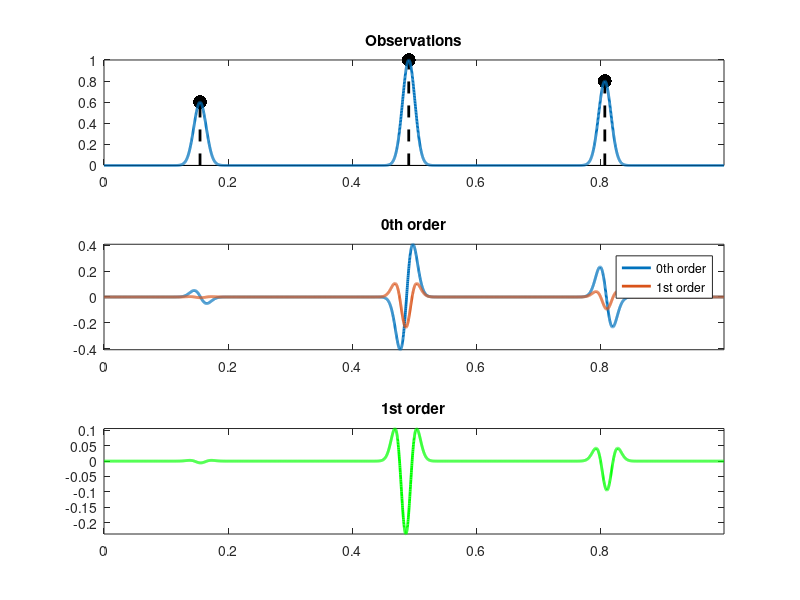
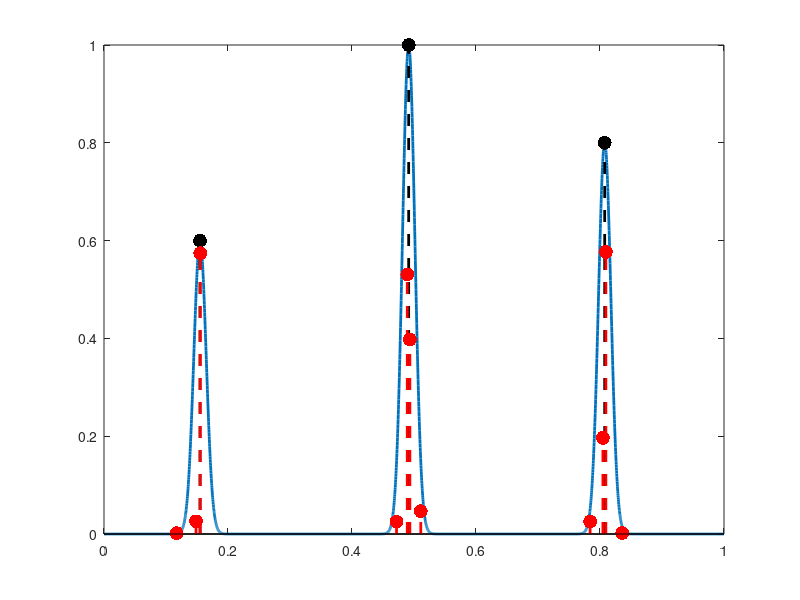
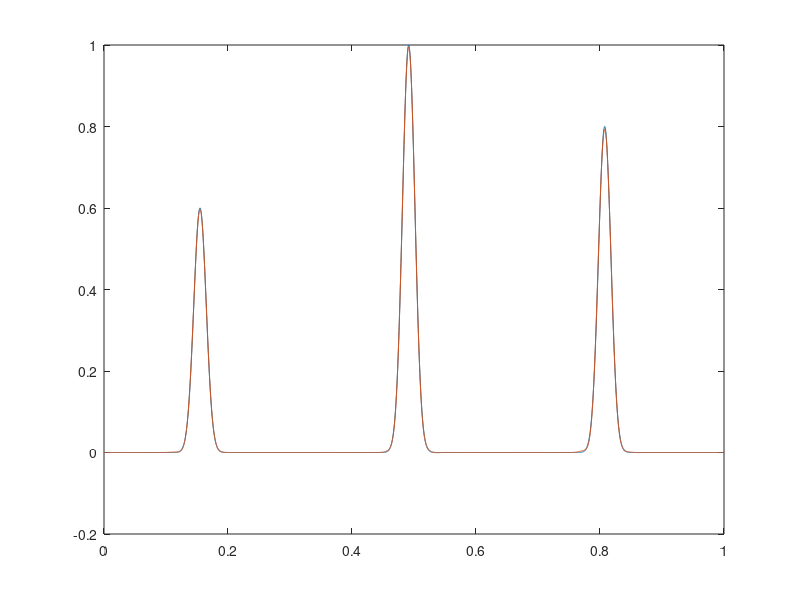

Write the MATLAB code that produced these figures, in order. (Note: this script raises an error after producing the figures.)
% This code does CBP stuff
% Yifei Sun
% 05/03/2015


% specify the wave form
sigma = .01;
phi  = @(t)exp(-t.^2/(2*sigma^2));
phi1 = @(t)-t/(sigma^2).*exp(-t.^2/(2*sigma^2));


N = 64;
Delta = 1/N;

rho = 64;
P = N*rho;      % the number of observation points is 32*64

% functions for doing conv and its adjoint
convol  = @(x,h)real(ifft(fft(x).*fft(h)));
convolS = @(x,h)real(ifft(fft(x).*conj(fft(h))));


t = [0:P/2, -P/2+1:-1]' / P;  % [0,1,...,P/2, -P/2+1, -P/2+2, ... , -1]; this is just because we have a periodic boundary condition
t1 = (0:P-1)'/P;

% initialize the Gaussian kernels
phi_d = phi(t);  
phi1_d = phi1(t);

% compute theta and r at every location
phi_half_delta = circshift(phi_d, [1,0]);
phi_neg_half_delta = circshift(phi_d, [-1,0]);

first_term = phi_d - phi_half_delta;
second_term = phi_neg_half_delta - phi_half_delta;

theta = 2 * acos( dot(first_term/norm(first_term), second_term/norm(second_term)) );
r = norm(first_term) / sqrt( 2 * (1 - cos(theta)) );

% compute c, u, v
A_inv = [ 1/(2*(1-cos(theta)))     -cos(theta)/(1-cos(theta))      1/(2*(1-cos(theta)));...
         -1/(2*r*(1-cos(theta)))    1/(r*(1-cos(theta)))            -1/(2*r*(1-cos(theta)));...
         -1/(2*r*sin(theta))        0                                  1/(2*r*sin(theta))];
phi_polar = A_inv * [phi_neg_half_delta'; phi_d'; phi_half_delta'];
c_d = phi_polar(1,:)';   % why can't I multiply c by r to scale x -> x/r?
u_d = phi_polar(2,:)';
v_d = phi_polar(3,:)';

% we have to rearrange c_d, u_d, v_d by switching from t1 to t

 

Phi  = @(x)convol(upsample(x,rho),phi_d);
PhiS = @(x)downsample(convolS(x,phi_d),rho);
Psi  = @(s)convol(upsample(s,rho),phi1_d)*Delta/2;
PsiS = @(s)downsample(convolS(s,phi1_d),rho)*Delta/2;
Gamma  = @(u)Phi(u(:,1)) - Psi(u(:,2));
GammaS = @(y)[PhiS(y), -PsiS(y)];


C = @(x)convol(upsample(x,rho),c_d);
C_S = @(x)downsample(convolS(x,c_d),rho);
U = @(x)convol(upsample(x,rho),u_d);
U_S = @(x)downsample(convolS(x,u_d),rho);
V = @(x)convol(upsample(x,rho),v_d);
V_S = @(x)downsample(convolS(x,v_d),rho);
Polar  = @(u)C(u(:,1)) + U(u(:,2)) + V(u(:,3));
PolarS = @(y)[C_S(y) U_S(y) V_S(y)];


% for ADMM
% the phi matrix
ADMM_phi_11 = fft(downsample(convolS(c_d, c_d), rho));  % each is a n column matrix
ADMM_phi_12 = fft(downsample(convolS(u_d, c_d), rho));
ADMM_phi_13 = fft(downsample(convolS(v_d, c_d), rho));

ADMM_phi_21 = fft(downsample(convolS(c_d, u_d), rho));
ADMM_phi_22 = fft(downsample(convolS(u_d, u_d), rho));
ADMM_phi_23 = fft(downsample(convolS(v_d, u_d), rho));

ADMM_phi_31 = fft(downsample(convolS(c_d, v_d), rho));
ADMM_phi_32 = fft(downsample(convolS(u_d, v_d), rho));
ADMM_phi_33 = fft(downsample(convolS(v_d, v_d), rho));

ADMM_phi = [ADMM_phi_11 ADMM_phi_21 ADMM_phi_31 ADMM_phi_12 ADMM_phi_22 ADMM_phi_32 ADMM_phi_13 ADMM_phi_23 ADMM_phi_33];



k = 3; % number of spikes
kappa = .9;
I = round( N/(2*k):N/k:N );   % set the location of the spikes
a0 = zeros(N,1); a0(I) = [.6 1 .8];   % choose the amplitude
d0 = zeros(N,1); d0(I) = [-.2 1 -.7] * kappa;
b0 = d0.*a0;
x0 = (0:N-1)'/N + d0*Delta/2;

y = zeros(P,1) + normrnd(0,1/inf,[P,1]);
for i=1:length(x0)
    T = t-x0(i); T = mod(T,1); T(T>.5) = T(T>.5)-1;
    y = y + a0(i) * phi( T );
end

% true signal and Taylor approximation
y0 = Phi(a0);
y1 = Gamma([a0 b0]);

figure(1)
lw = 2; msB = 30;
mystem = @(x,y, col)stem(x, y, [col '.--'], 'MarkerSize', msB, 'LineWidth', lw);
subplot(3,1,1); hold on;
mystem(x0(I), a0(I), 'k'); box on;
plot(t1, y, 'LineWidth', lw); axis tight; title('Observations');
subplot(3,1,2);
plot(t1, [y-y0 y-y1], 'LineWidth', lw); axis tight; title('0th order');
legend('0th order', '1st order');
subplot(3,1,3);
plot(t1, y-y1, 'g', 'LineWidth', lw); axis tight; title('1st order');


% project onto the convex constraint of the Taylor approximation
R  = @(u)u(:,2)+1i*u(:,1);
Ri = @(v)[imag(v), real(v)];
ProjOct = @(v)max(real(v),0) + 1i*max(imag(v),0);
ProjC = @(u)Ri(exp(1i*pi/4)*ProjOct(exp(-1i*pi/4)*R(u)));
ProxJ = @(w,lambda)ProjC( w-[lambda*ones(size(w,1),1) zeros(size(w,1),1)] );

% define CBP polar projection using the ProjPolar function
ProxPolar = @(w,lambda)ProjPolar( w-[lambda*ones(size(w,1),1) zeros(size(w,1),1) zeros(size(w,1),1)], r, theta);


% the following is for determinating the step size for Taylor
A = @(u)GammaS(Gamma(u));
% A_p = @(u)PolarS(Polar(u)); % polar L^*L

u = randn([N 2]);
u = u/norm(u(:));
%polar
u_p = randn([N 3]);
u_p = u_p/norm(u_p(:));

% power iteration for finding the largest eigenvalue of L^*L
e = [];
for i=1:15
    v = A(u);
    e(end+1) = sum(u(:).*v(:));
    u = v/norm(v(:));
end
L = e(end);
% figure(2)
% clf; plot(e, 'LineWidth', 2); axis tight;

lambda = 0.;
F = @(u)1/2*norm(y-Gamma(u), 'fro')^2;
gradF = @(u)GammaS(Gamma(u)-y);

% polar
F_p = @(u)1/2*norm(y-Polar(u), 'fro')^2;
gradF_p = @(u)PolarS(Polar(u)-y);


E = @(u)F(u) + lambda*norm(u(:,1),1);

R = [];
u = zeros(N,2);
niter = 2000;
damp = .1;   % make damp < 2 so the iteration converges for sure
tau = damp/L;
for i=1:niter
    u = ProxJ( u - tau * gradF(u), lambda*tau );
    R(end+1) = E(u); 
end
sel = 1:niter/4;
% figure(3)
% plot(sel, log(R(sel)/min(R)-1), '-', 'LineWidth', 2); axis tight;

a = u(:,1);
b = u(:,2);
delta = Delta/2 * b./a; delta(a<1e-9) = 0;
x = (0:N-1)'/N + delta;


J = find(a>1e-3);
t = (0:N-1)'/N;
s = (0:P-1)'/P;
figure(4)
clf; hold on;
plot(s, y, 'LineWidth', 2);
mystem(x0(I), a0(I), 'k'); % initial spikes
mystem(t(J) + delta(J), a(J), 'r');  % recovered spikes
axis([0 1 0 1]);
box on;

% figure(5)
% subplot(2,1,1);
% hold on;
% mystem(1:N, a0, 'k');
% plot(a, 'r.', 'MarkerSize', 20);
% axis tight; box on; title('a');
% subplot(2,1,2);
% hold on;
% mystem(1:N, b0, 'k');
% plot(b, 'r.', 'MarkerSize', 20);
% axis tight; box on; title('b');

figure(6)  % comparing the original and approximated observations
y2 = Gamma([a b]);
plot(t1,[y y2])

% polar proximal iteration
niter = 2000;
damp = .1;   % here we attempt to use the same step size as in Taylor, just to see...
tau = damp/L;
for i=1:niter
    u_p = ProxPolar( u_p - tau * gradF_p(u_p), lambda*tau );
end

figure(7)
y3 = Polar([u_p(:,1) u_p(:,2) u_p(:,3)]);
plot(t1,[y y3])

figure(8)
J = find(u_p(:,1)>1e-3);
t = (0:N-1)'/N;
s = (0:P-1)'/P;
clf; hold on;
plot(s, y, 'LineWidth', 2);
mystem(x0(I), a0(I), 'k'); % initial spikes
mystem(t(J) + Delta/(2*theta) * atan(u_p(J,3)./u_p(J,2)), u_p(J,1), 'r');  % recovered spikes
axis([0 1 0 1]);
box on;

% ADMM iteration
niter = 2000;
ADMM_x = zeros(N,3);
ADMM_z = zeros(N,3);
ADMM_u = zeros(N,3);

for i=1:niter
    [ADMM_x, ADMM_z, ADMM_u] = ProxPolarADMM(ADMM_x, ADMM_z, ADMM_u, ADMM_phi, PolarS(y), 200*tau, lambda, r, theta);
end

figure(9)
y4 = Polar([ADMM_z(:,1) ADMM_z(:,2) ADMM_z(:,3)]);
plot(t1,[y y4])

figure(10)
J = find(ADMM_z(:,1)>1e-3);
t = (0:N-1)'/N;
s = (0:P-1)'/P;
clf; hold on;
plot(s, y, 'LineWidth', 2);
mystem(x0(I), a0(I), 'k'); % initial spikes
mystem(t(J) + Delta/(2*theta) * atan(ADMM_z(J,3)./ADMM_z(J,2)), ADMM_z(J,1), 'r');  % recovered spikes
axis([0 1 0 1]);
box on;
